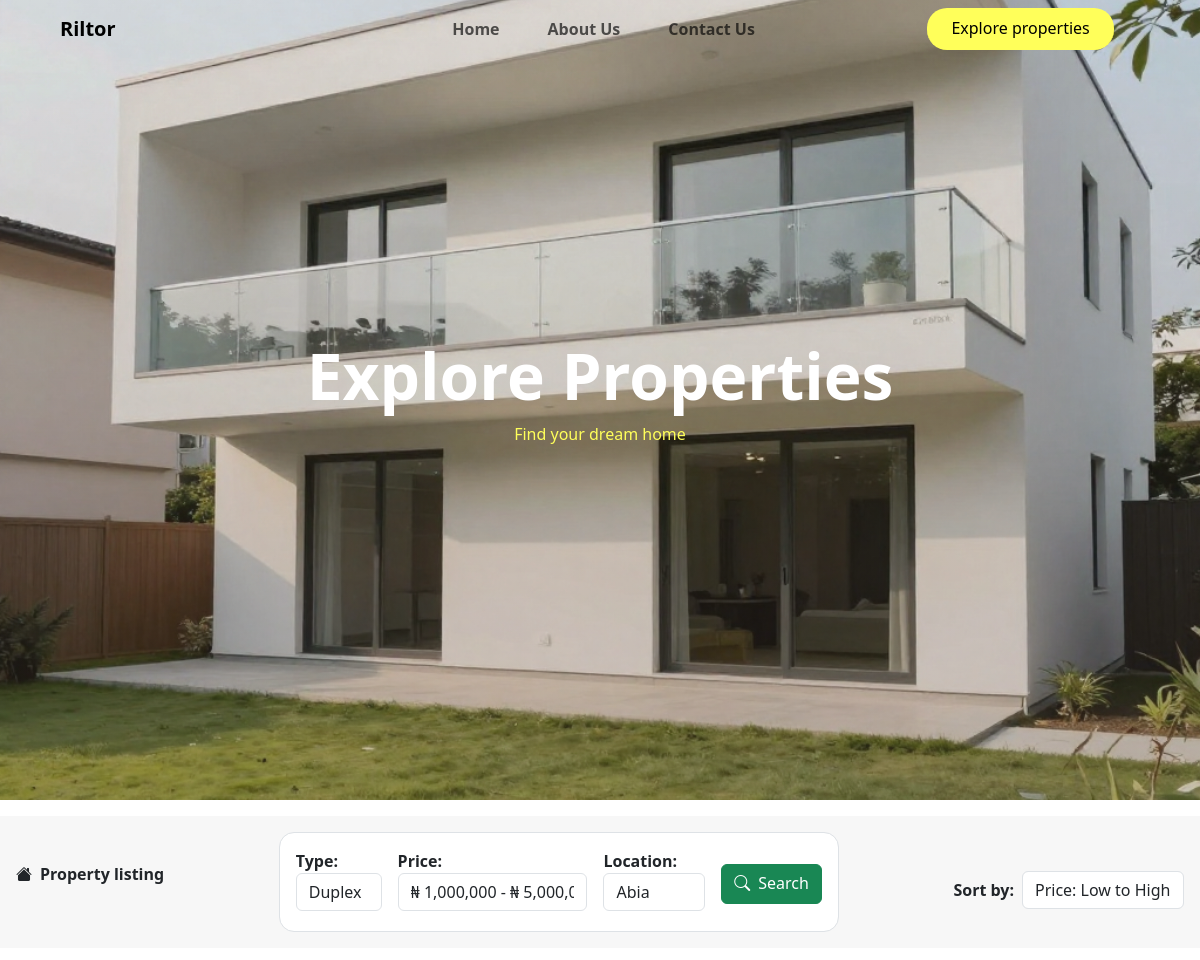
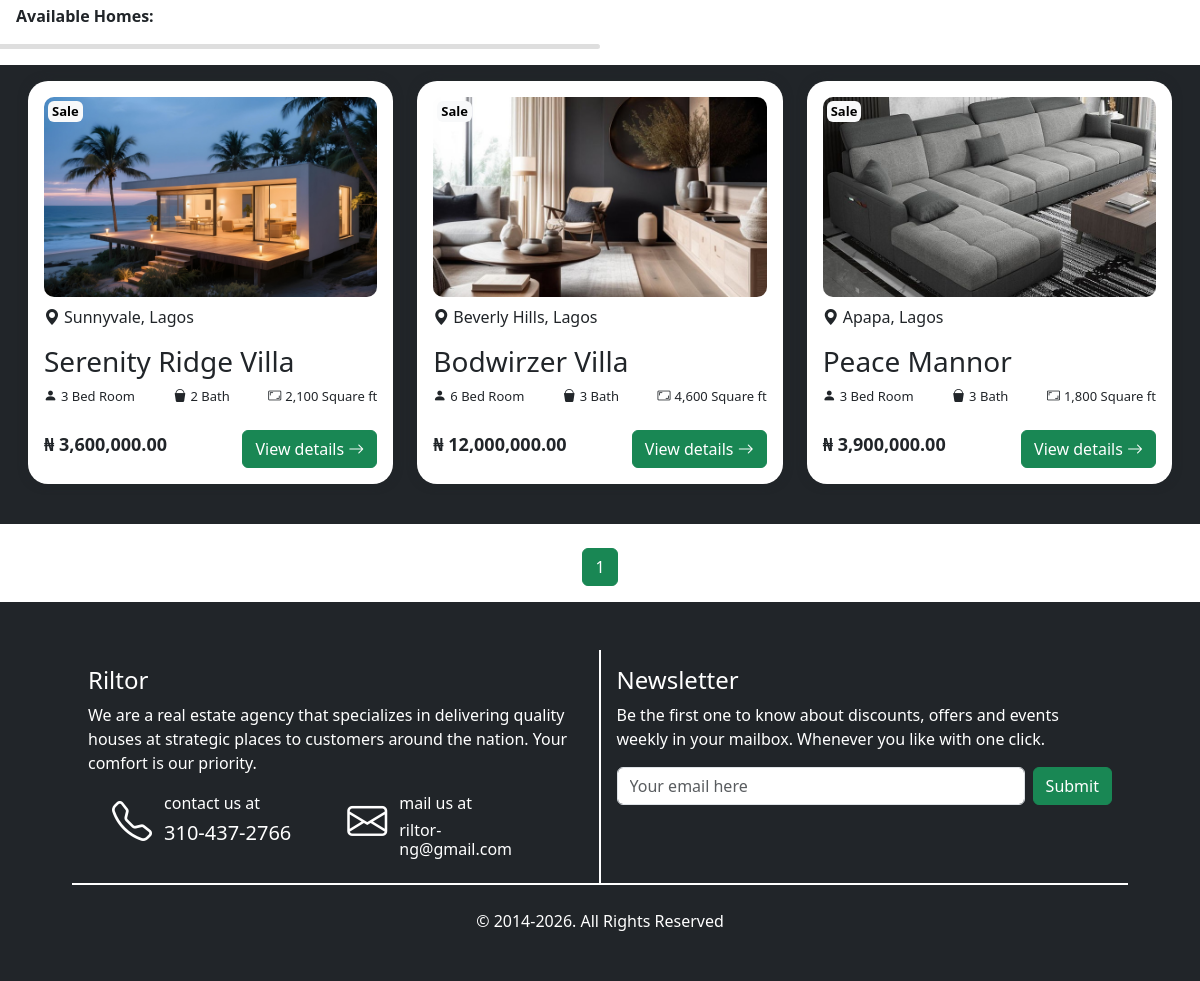
/explore/, run on the app's committed database (2 pictures, top to bottom).
### houses/models.py (models this page shows, shortened)
class House(models.Model):
    Title = models.CharField(max_length=200)
    Location = models.CharField(max_length=100)
    Price = models.DecimalField(decimal_places=2, max_digits=10)
    category = models.ForeignKey(Category, on_delete=models.CASCADE, default=1)
    bed_room = models.IntegerField()
    bath = models.IntegerField()
    square_ft = models.IntegerField()
    image = models.ImageField(null=True)
    sitting_room = models.ImageField(null=True)
    kitchen = models.ImageField(null=True)
    bathroom = models.ImageField(null=True)
    bedroom = models.ImageField(null=True)
    sale = models.BooleanField(default=False)
    created_at = models.DateTimeField(auto_now_add=True)

### real_estate/views.py (the view, shortened to what this page needs)
# urls.py: path('explore/', views.explore, name='explore'),
def explore(request):
    houses = House.objects.all()
    types = Category.objects.all()
    sort = request.GET.get("sort", "newest")
    ordering_map = {
        "price_asc": "Price",
        "price_desc": "-Price",
        "newest": "-created_at",
    }
    order_by = ordering_map.get(sort, "-created_at")
    houses = houses.order_by(order_by)
    house_type = request.GET.get('type')
    price = request.GET.get('price')
    location = request.GET.get('location')
    if house_type:
        houses = houses.filter(category__name__iexact=house_type)
    if location:
        houses = houses.filter(Location__icontains=location)
    pg = Paginator(houses, 15)
    page = request.GET.get('page')
    listings = pg.get_page(page)
    return render(request, 'explore_properties.html', {'houses': houses, 'listings': listings, 'types': types})

### real_estate/context_processor.py (called while the page is built)
def newsletter_status(request):
    email = request.session.get("newsletter_email")
    verified = False
    if email:
        verified = Newsletter_Email.objects.filter(
            email=email,
            verified=True
        ).exists()
    return {
        "newsletter_verified": verified
    }

### templates/explore_properties.html (shortened to what this page needs)
{% extends 'base.html' %}
{% load humanize %}
{% block content %}
<header class="head_bg_explore">
    <div class="container d-flex flex-column justify-content-center align-items-center" style="height: 100vh;">
        <h1 class="text-lg-end display-3 fw-bolder text-white">Explore Properties</h1>
        <p style="color: rgb(255, 255, 90);">Find your dream home</p>
    </div>
</header>
<div class="container-fluid d-flex flex-column flex-lg-row justify-content-lg-between align-items-center text-center text-lg-start my-3 p-3" style="background-color: rgb(247, 247, 247);">
    <p class="fw-bold"><i class="bi bi-house-fill me-2"></i>Property listing</p>
    <form method="get" class="form-control d-flex justify-content-around p-3 nav_nav">
        <div class="form-group">
            <label for="Type" class="fw-bold">Type:</label>
            <select name="type" id="Type" class="form-control">
                {% for x in types %}
                    <option value="{{ x.name|lower }}" {% if request.GET.type == x.name|lower %}selected{% endif %}>{{ x.name }}</option>
                {% endfor %}
            </select>
        </div>
            <div class="form-group">
                <label for="Price" class="fw-bold">Price:</label>
                <select name="price" id="Price" class="form-control">
                    <option value="1000000">&#8358 1,000,000 - &#8358 5,000,000</option>
                </select>
            </div>
            <div class="form-group">
                <label for="Location" class="fw-bold">Location:</label>
                <select name="location" id="Location" class="form-control">
                    <option value="abia">Abia</option>
                </select>
            </div>
            <button type="submit" class="btn btn-success d-flex" style="height: 40px; margin-top: 15px;"><i class="bi bi-search me-2"></i>Search</button>
    </form>
    <form method="get" class="d-flex justify-content-end mt-3 align-items-center">
        <label for="sort" class="me-2 fw-bold">Sort by:</label>
        <select id="sort"
                name="sort"
                class="form-control w-auto"
                onchange="this.form.submit()">
            <option value="price_asc"
                {% if request.GET.sort == "price_asc" %}selected{% endif %}>
                Price: Low to High
            </option>
        </select>
    </form>
</div>
<p class="my-0 fw-bold ms-3">Available Homes:</p>
<hr class="w-50" style="height: 5px; color: grey; background-color: grey; border-radius: 0 10px 10px 0 ;">
<section class="bg-dark p-3 mb-4 mt-0">
    <div class="container-fluid">
        <div class="row justify-content-center">
            {% for house in listings %}
                    <div class="col-10 col-lg-4 mb-4 d-flex align-items-stretch">
                        <div class="house position-relative w-100 h-100 p-3 bg-white">
                            {% if house.sale %}
                                <div class="badge bg-light text-black position-absolute p-1" style="top: 20px; left: 20px; font-size: 13px;">Sale</div>
                            {% endif %}
                            <img src="{{house.image.url}}" alt="house" class="img-fluid w-100" style="height: 200px; object-fit: cover;">
                            <p class="mt-2"><i class="bi bi-geo-alt-fill me-1"></i>{{house.Location}}</p>
                            <h3 class="">{{house.Title}}</h3>
                            <div class="ps-0 d-flex justify-content-between" style="gap: 2px; font-size: 13px;">
                                <p class="d-flex"><i class="bi bi-person-fill me-1"></i>{{house.bed_room}} Bed Room</p>
                                <p class="d-flex"><i class="bi bi-bucket-fill me-1"></i>{{house.bath}} Bath</p>
                                <p class="d-flex"><i class="bi bi-aspect-ratio me-1"></i>{{house.square_ft|intcomma}} Square ft</p>
                            </div>
                            <div class="ps-0 mt-2 d-flex justify-content-between align-items-center">
                                <h4 class="fw-bold" style="font-size: 18px;">&#8358 {{house.Price|intcomma}}</h4>
                                <a href="" class="btn btn-success">View details <i class="bi bi-arrow-right" style="gap: 2px;"></i></a>
                            </div>
                        </div>
                    </div>
            {% endfor %}
        </div>
    </div>
</section>
<nav aria-label="...">
    <ul class="pagination justify-content-center">
        <div class="pagination text-dark">
            {% for num in listings.paginator.page_range %}
                {% if listings.number == num %}
                    <li class="page-item active"><span class="page-link">{{ num }}</span></li>
                {% else %}
                    <li class="page-item"><a href="?page={{ num }}" class="page-link">{{ num }}</a></li>
                {% endif %}
            {% endfor %}
        </div>
    </ul>
</nav>
{% endblock %}

### templates/base.html (shortened to what this page needs)
{% load static %}
<!DOCTYPE html>
<html lang="en">
<head>
    <link rel="stylesheet" href="{% static 'css/bootstrap.min.css'%}">
    <link rel="stylesheet" href="{% static 'css/styles.css' %}">
    <link rel="stylesheet" href="https://cdn.jsdelivr.net/npm/bootstrap-icons@1.11.1/font/bootstrap-icons.css">
</head>
<body class="d-flex flex-column min-vh-100">
    {% include 'navbar.html' %}
    {% block content %}
    {% endblock %}
    <footer class="bg-dark p-5" style="margin-top: auto;">
        <div class="container">
            <div class="container d-lg-flex ">
                <div class="container text-white p-3" style="border-bottom: 2px solid white; border-right: 2px solid white;">
                    <h4>Riltor</h4>
                    <p>
                        We are a real estate agency that specializes in delivering
                        quality houses at strategic places to customers around the
                        nation. Your comfort is our priority.
                    </p>
                    <div class="container d-lg-flex">
                        <div class="container text-white d-flex">
                            <i class="bi bi-telephone fs-1"></i>
                            <div class="container">
                                <p>contact us at</p>
                                <h5 style="margin-top: -10px;">310-437-2766</h5>
                            </div>
                        </div>
                        <div class="container text-white d-lg-flex mt-3 mt-lg-0">
                            <i class="bi bi-envelope fs-1"></i>
                            <div class="container">
                                <p>mail us at</p>
                                <h5 style="margin-top: -10px; font-size: 16px;">riltor-ng@gmail.com</h5>
                            </div>
                        </div>
                    </div>
                </div>
                <div class="container text-white p-3" style="border-bottom: 2px solid white;">
                    <h4>Newsletter</h4>
                    <p>
                        Be the first one to know about discounts, offers and
                        events weekly in your mailbox. Whenever you like with one click.
                    </p>
                    {% if not newsletter_verified %}
                        <form class="d-lg-flex gap-2" method="post"> {% csrf_token %}
                            <input type="email" name="newsletter_email" id="" class="form-control" placeholder="Your email here">
                            <button type="submit" class="btn btn-success mt-4 mt-lg-0" name="newsletter">Submit</button>
                        </form>
                    {% else %}
                        <h5>You are subscribed to our newsletter.</h5>
                    {% endif %}
                </div>
            </div>
            <div class="container text-white text-center mt-4">
                &copy; 2014-2026. All Rights Reserved
            </div>
        </div>
    </footer>
</body>
</html>

### templates/navbar.html (shortened to what this page needs)
<nav class="navbar navbar-expand-lg fixed-top nav_tp">
    <div class="container-fluid">
        <a href="{% url 'home' %}" class="navbar-brand me-auto w-25 ms-5 fw-bolder">Riltor</a>
        <div class="collapse navbar-collapse" id="navbarResponsive">
            <div class="d-flex w-100 justify-content-between align-items-center flex-column flex-lg-row">
                <div class="d-flex flex-grow-1 justify-content-center">
                    <ul class="navbar-nav flex-row flex-lg-row justify-content-center w-100 mb-2 mb-lg-0">
                        <li class="nav-item mx-3">
                            <a href="{% url 'home' %}" class="nav-link fw-bold nav_links" id="home">Home</a>
                        </li>
                        <li class="nav-item mx-3">
                            <a href="{% url 'about' %}" class="nav-link fw-bold nav_links" id="about">About Us</a>
                        </li>
                        <li class="nav-item mx-3">
                            <a href="{% url 'contact' %}" class="nav-link fw-bold nav_links" id="contact">Contact Us</a>
                        </li>
                    </ul>
                </div>
                <div class="d-flex flex-grow-1 justify-content-center mt-3 mt-lg-0">
                    <a href="{% url 'explore' %}" class="btn btn-secondary px-4 py-2 nav_btn" id="explore">Explore properties</a>
                </div>
            </div>
        </div>
    </div>
</nav>

### static/css/styles.css (style rules this page uses)
.head_bg_explore { background: linear-gradient(to bottom, rgba(92, 77, 66, 0.1) 0%, rgba(92, 77, 66, 0.3) 100%), url('../assets/outside.jpeg'); background-repeat: no-repeat; background-position: center; background-size: cover; height: 100vh; }
.nav_btn { background-color: rgb(255, 255, 90); border-radius: 20px; border: none; color: black; }
.nav_nav { border-radius: 15px; height: 100px; width: 100%; max-width: 35rem; min-width: 0; gap: 1rem; }
.nav_tp { background-color: transparent; transition: .4s; }
.house { box-shadow: 0 0 10px; border-radius: 20px; width: fit-content; padding: 10px; }
.house img { border-radius: 10px; height: 25rem; }
.position { border-bottom: 2px solid rgb(255, 255, 90); }
.pagination .page-link { color: grey; }
.pagination .page-item.active .page-link { background-color: rgb(25, 135, 84); border-color: rgb(25, 135, 84); color: white; }

### data on the page
House: sale "Sale", image (picture), Location "Sunnyvale, Lagos", Title "Serenity Ridge Villa", bed_room "3", bath "2", square_ft "2,100", Price "3,600,000.00"
House: sale "Sale", image (picture), Location "Beverly Hills, Lagos", Title "Bodwirzer Villa", bed_room "6", bath "3", square_ft "4,600", Price "12,000,000.00"
House: sale "Sale", image (picture), Location "Apapa, Lagos", Title "Peace Mannor", bed_room "3", bath "3", square_ft "1,800", Price "3,900,000.00"

### other printed values
{{ num }} "1"
form field type "Duplex"
